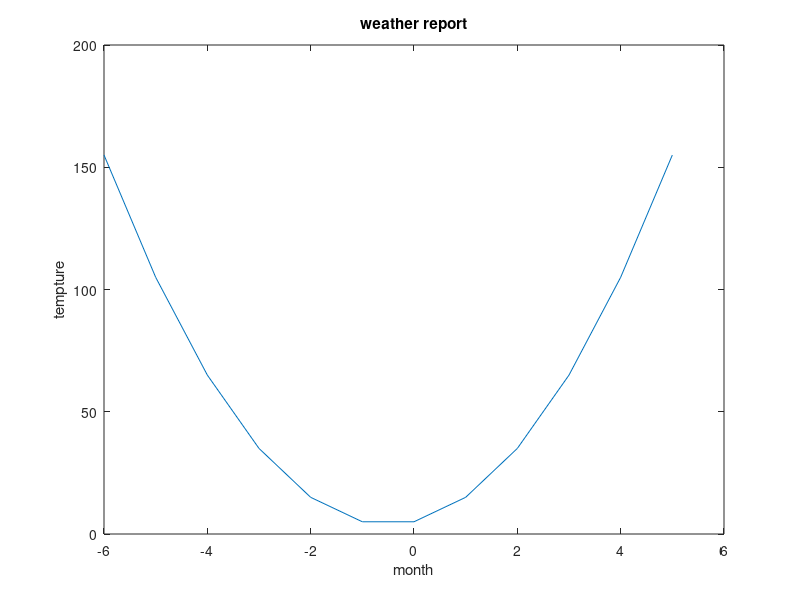

Write the MATLAB code that produced this figure.
function Z=version3
    a=input('enter a value');
    b=input('enter b value');
    c=input('enter c value');
    x=-6:1:5;
    y=a.*x.*x+b.*x+c;
    plot (x,y);
    xlabel('month')
    ylabel('tempture')
    title('weather report')
    A=input(['give a number\n' ...
        '-6:july\n' ...
        '-5:AUG\n' ...
        '-4:SEP\n' ...
        '-3:OCT\n' ...
        '-2:NOV\n' ...
        '-1:DEC\n' ...
        '0:JAN\n' ...
        '1:FEB\n' ...
        '2:MARCH\n' ...
        '3:APR\n' ...
        '4:MAY\n' ...
        '5:JUNE\n']);
   Z=a.*A.*A+b.*A+c;
    fprintf('the tempter of the that month is %d',Z)
    
end
